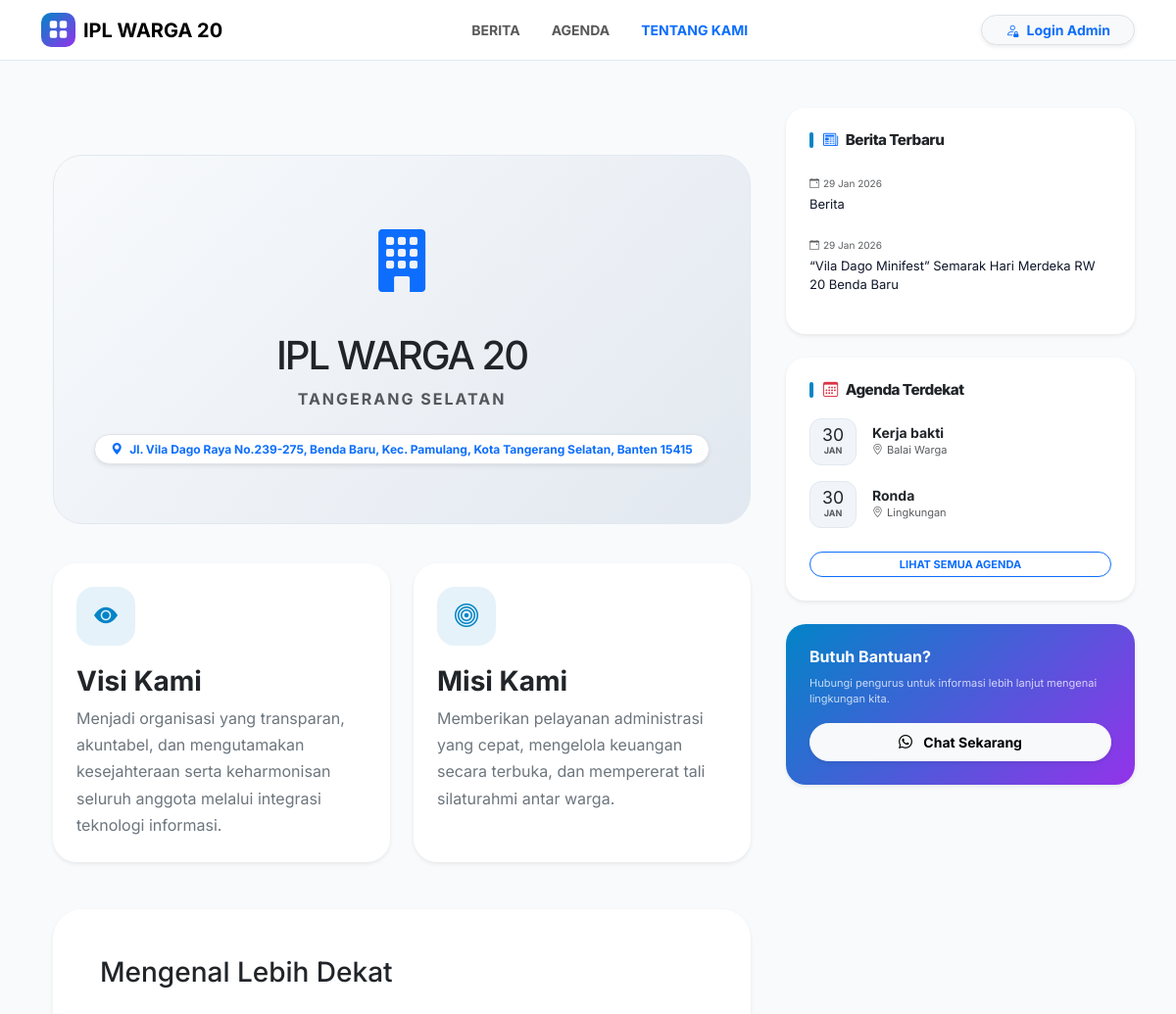
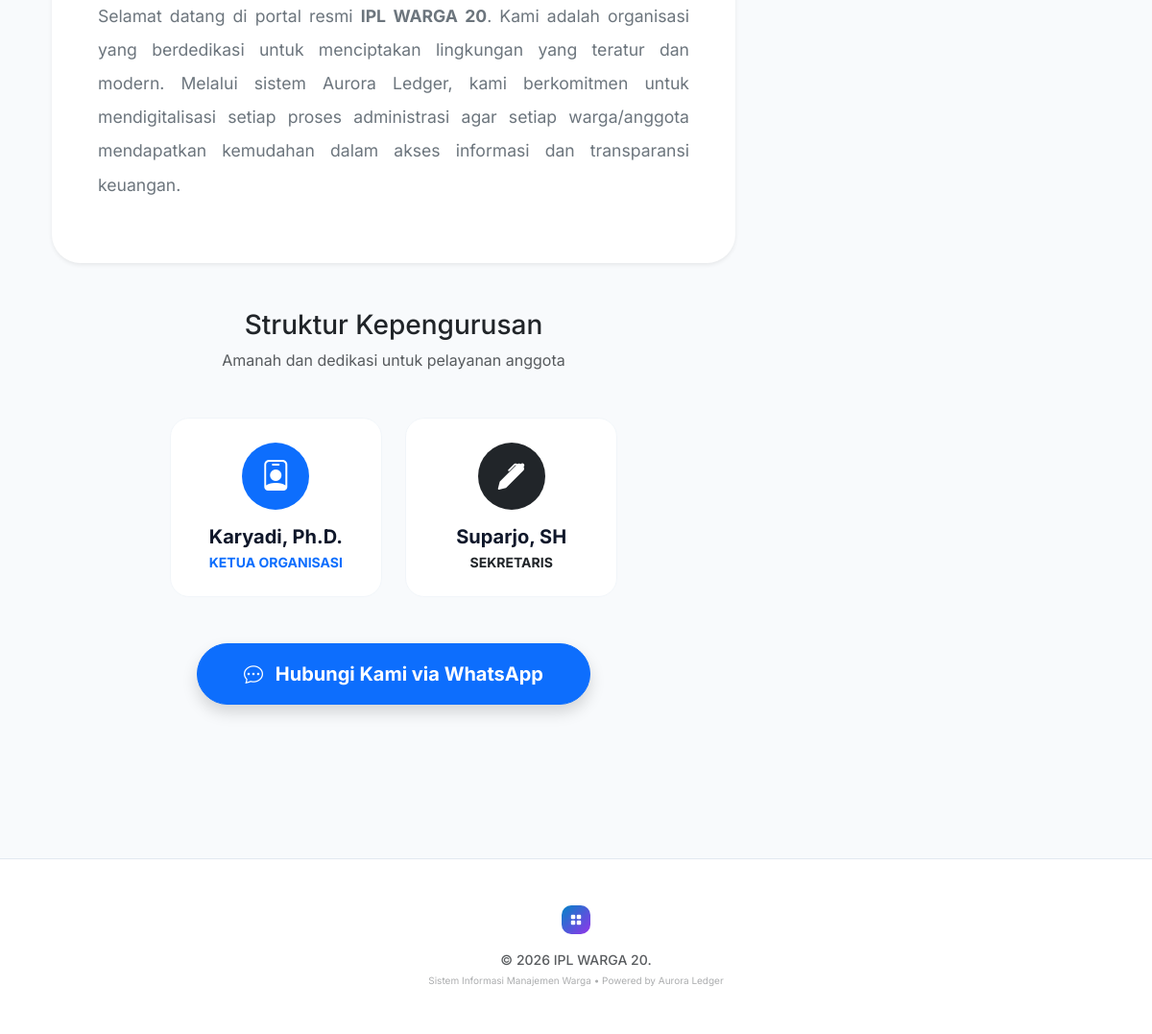
The app's page /tentang with its own data (2 pictures, top to bottom).
### models.py (models this page shows)
class Identitas(db.Model):
    id = db.Column(db.Integer, primary_key=True)
    nama_app = db.Column(db.String(100))
    alamat = db.Column(db.String(255))
    kota = db.Column(db.String(50))
    no_hp = db.Column(db.String(20))
    ketua = db.Column(db.String(100))
    sekretaris = db.Column(db.String(100))
    keterangan = db.Column(db.String(255))
    visi = db.Column(db.Text)
    misi = db.Column(db.Text)
    sejarah = db.Column(db.Text)
    label_anggota = db.Column(db.String(50), default='Warga')
    label_iuran = db.Column(db.String(50), default='Iuran')
    label_tingkat1 = db.Column(db.String(50), default='Zona')
    label_tingkat2 = db.Column(db.String(50), default='Blok')
    label_tingkat3 = db.Column(db.String(50), default='Cluster')

class Berita(db.Model):
    id = db.Column(db.Integer, primary_key=True)
    judul = db.Column(db.String(200), nullable=False)
    isi = db.Column(db.Text, nullable=False)
    path_image = db.Column(db.String(255))
    tanggal = db.Column(db.DateTime, default=lambda: datetime.now(timezone.utc))
    penulis = db.Column(db.String(100))

class Agenda(db.Model):
    id = db.Column(db.Integer, primary_key=True)
    nama_kegiatan = db.Column(db.String(200), nullable=False)
    tanggal_kegiatan = db.Column(db.DateTime, nullable=False)
    lokasi = db.Column(db.String(200))
    keterangan = db.Column(db.Text)
    penulis = db.Column(db.String(100))

### berita.py (the view)
@berita_bp.route('/tentang')
def tentang_publik():
    iden = Identitas.query.first()
    return render_template('tentang_publik.html', identitas=iden,now=datetime.now())

### templates/tentang_publik.html (shortened to what this page needs)
{% extends "base_public.html" %}
{% block content %}
<div class="container py-5">
    <div class="profile-header text-center animate__animated animate__fadeIn">
        <div class="mb-4">
            <i class="bi bi-building-fill text-primary" style="font-size: 4rem;"></i>
        </div>
        <h1 class="fw-800 text-dark mb-2" style="letter-spacing: -2px;">{{ identitas.nama_app if identitas else 'Aurora Ledger' }}</h1>
        <p class="text-muted fw-bold text-uppercase mb-0" style="letter-spacing: 2px;">{{ identitas.kota if identitas else 'Kota' }}</p>
        <div class="mt-4 d-flex justify-content-center gap-3">
            <span class="badge bg-white text-primary border px-3 py-2 rounded-pill shadow-sm">
                <i class="bi bi-geo-alt-fill me-1"></i> {{ identitas.alamat if identitas else 'Alamat Organisasi' }}
            </span>
        </div>
    </div>
    <div class="row g-4 mb-5">
        <div class="col-md-6 animate__animated animate__fadeInLeft">
            <div class="card card-vision shadow-sm p-4">
                <div class="icon-box">
                    <i class="bi bi-eye-fill"></i>
                </div>
                <h3 class="fw-bold text-dark">Visi Kami</h3>
                <p class="text-secondary mb-0" style="line-height: 1.7;">
                    {{ identitas.visi if identitas and identitas.visi else 'Menjadi organisasi yang transparan, akuntabel, dan mengutamakan kesejahteraan serta keharmonisan seluruh anggota melalui integrasi teknologi informasi.' }}
                </p>
            </div>
        </div>
        <div class="col-md-6 animate__animated animate__fadeInRight">
            <div class="card card-vision shadow-sm p-4">
                <div class="icon-box">
                    <i class="bi bi-bullseye"></i>
                </div>
                <h3 class="fw-bold text-dark">Misi Kami</h3>
                <div class="text-secondary mb-0" style="line-height: 1.7;">
                    {{ identitas.misi if identitas and identitas.misi else 'Memberikan pelayanan administrasi yang cepat, mengelola keuangan secara terbuka, dan mempererat tali silaturahmi antar warga.' }}
                </div>
            </div>
        </div>
    </div>
    <div class="card border-0 shadow-sm p-5 mb-5 animate__animated animate__fadeInUp" style="border-radius: 30px;">
        <div class="row align-items-center">
            <div class="col-lg-12">
                <h3 class="fw-800 text-dark mb-4">Mengenal Lebih Dekat</h3>
                <div class="text-secondary text-justify" style="line-height: 2; font-size: 1.1rem;">
                    {% if identitas and identitas.sejarah %}
                        {{ identitas.sejarah | safe }}
                    {% else %}
                        <p>Selamat datang di portal resmi <strong>{{ identitas.nama_app if identitas else 'Aurora Ledger' }}</strong>. Kami adalah organisasi yang berdedikasi untuk menciptakan lingkungan yang teratur dan modern. Melalui sistem Aurora Ledger, kami berkomitmen untuk mendigitalisasi setiap proses administrasi agar setiap warga/anggota mendapatkan kemudahan dalam akses informasi dan transparansi keuangan.</p>
                    {% endif %}
                </div>
            </div>
        </div>
    </div>
    <div class="text-center mb-5">
        <h3 class="fw-800 text-dark mb-2">Struktur Kepengurusan</h3>
        <p class="text-muted">Amanah dan dedikasi untuk pelayanan anggota</p>
    </div>
    <div class="row g-4 justify-content-center animate__animated animate__fadeInUp">
        <div class="col-md-4">
            <div class="structure-card text-center">
                <div class="mb-3">
                    <div class="bg-primary text-white rounded-circle d-inline-flex align-items-center justify-content-center" style="width: 70px; height: 70px;">
                        <i class="bi bi-person-badge fs-2"></i>
                    </div>
                </div>
                <h5 class="fw-bold mb-1">{{ identitas.ketua if identitas else 'Nama Ketua' }}</h5>
                <p class="text-primary small fw-bold text-uppercase mb-0">Ketua Organisasi</p>
            </div>
        </div>
        <div class="col-md-4">
            <div class="structure-card text-center">
                <div class="mb-3">
                    <div class="bg-dark text-white rounded-circle d-inline-flex align-items-center justify-content-center" style="width: 70px; height: 70px;">
                        <i class="bi bi-pen-fill fs-3"></i>
                    </div>
                </div>
                <h5 class="fw-bold mb-1">{{ identitas.sekretaris if identitas else 'Nama Sekretaris' }}</h5>
                <p class="text-dark small fw-bold text-uppercase mb-0">Sekretaris</p>
            </div>
        </div>
    </div>
    <div class="text-center mt-5">
        <a href="https://wa.me/{{ identitas.no_hp }}" class="btn btn-primary btn-lg px-5 py-3 fw-bold rounded-pill shadow">
            <i class="bi bi-chat-dots me-2"></i> Hubungi Kami via WhatsApp
        </a>
    </div>
</div>
{% endblock %}

### templates/base_public.html (shortened to what this page needs)
<!DOCTYPE html>
<html lang="id">
<head>
    <link href="https://cdn.jsdelivr.net/npm/bootstrap@5.3.2/dist/css/bootstrap.min.css" rel="stylesheet">
    <link rel="stylesheet" href="https://cdn.jsdelivr.net/npm/bootstrap-icons@1.11.3/font/bootstrap-icons.min.css">
    <link rel="stylesheet" href="https://cdnjs.cloudflare.com/ajax/libs/animate.css/4.1.1/animate.min.css"/>
</head>
<body>
    <nav class="navbar navbar-expand-lg sticky-top">
        <div class="container">
            <a class="navbar-brand fw-bold d-flex align-items-center" href="/berita">
                <div class="brand-icon me-2"><i class="bi bi-grid-fill"></i></div>
                <span>{{ identitas.nama_app if identitas else 'AURORA' }}</span>
            </a>
            <div class="collapse navbar-collapse" id="navbarNav">
                <ul class="navbar-nav mx-auto mb-2 mb-lg-0 fw-bold small">
                    <li class="nav-item"><a class="nav-link px-3 {{ 'text-primary active' if 'berita' in request.path or request.path == '/' }}" href="/berita">BERITA</a></li>
                    <li class="nav-item"><a class="nav-link px-3 {{ 'text-primary active' if 'agenda' in request.path }}" href="/agenda">AGENDA</a></li>
                    <li class="nav-item"><a class="nav-link px-3 {{ 'text-primary active' if 'tentang' in request.path }}" href="/tentang">TENTANG KAMI</a></li>
                </ul>
                <div class="d-flex gap-2">
                    <a href="/login" class="btn btn-light rounded-pill px-4 btn-sm fw-bold border text-primary shadow-sm">
                        <i class="bi bi-person-lock me-1"></i> Login Admin
                    </a>
                </div>
            </div>
        </div>
    </nav>
    <div class="container py-5">
        <div class="row g-4">
            <div class="col-lg-8">
                {% block content %}{% endblock %}
            </div>
            <div class="col-lg-4">
                <div class="card sidebar-card shadow-sm p-4 mb-4">
                    <h5 class="section-title-sidebar">
                        <i class="bi bi-newspaper me-2 text-primary"></i>Berita Terbaru
                    </h5>
                    <div class="list-group list-group-flush">
                        {% for s in sidebar_berita %}
                        <a href="{{ url_for('berita.detail', id=s.id) }}" class="list-group-item list-group-item-action border-0 px-0 bg-transparent mb-2">
                            <small class="text-muted d-block mb-1" style="font-size: 10px;">
                                <i class="bi bi-calendar-event me-1"></i>{{ s.tanggal.strftime('%d %b %Y') }}
                            </small>
                            <span class="fw-600 line-clamp-2" style="font-size: 13px; color: var(--slate-dark);">{{ s.judul }}</span>
                        </a>
                        {% endfor %}
                    </div>
                </div>
                <div class="card sidebar-card shadow-sm p-4 mb-4">
                    <h5 class="section-title-sidebar">
                        <i class="bi bi-calendar3 me-2 text-danger"></i>Agenda Terdekat
                    </h5>
                    <div class="agenda-sidebar-list">
                        {% for a in sidebar_agenda %}
                        <div class="d-flex align-items-center mb-3">
                            <div class="agenda-date-box me-3">
                                <span class="fw-800 text-dark lh-1" style="font-size: 1.1rem;">{{ a.tanggal_kegiatan.strftime('%d') }}</span>
                                <small class="text-uppercase text-muted fw-bold" style="font-size: 9px;">{{ a.tanggal_kegiatan.strftime('%b') }}</small>
                            </div>
                            <div class="overflow-hidden">
                                <h6 class="mb-0 fw-bold text-dark text-truncate small">{{ a.nama_kegiatan }}</h6>
                                <small class="text-muted d-block text-truncate" style="font-size: 11px;">
                                    <i class="bi bi-geo-alt me-1"></i>{{ a.lokasi }}
                                </small>
                            </div>
                        </div>
                        {% else %}
                        <p class="text-muted small text-center py-3">Belum ada agenda mendatang.</p>
                        {% endfor %}
                    </div>
                    <a href="/agenda" class="btn btn-outline-primary btn-sm w-100 rounded-pill mt-2 fw-bold" style="font-size: 11px;">
                        LIHAT SEMUA AGENDA
                    </a>
                </div>
                <div class="card sidebar-card p-4 text-white shadow-sm" style="background: var(--aurora-gradient);">
                    <h6 class="fw-bold mb-2">Butuh Bantuan?</h6>
                    <p class="mb-3 opacity-75" style="font-size: 11px;">Hubungi pengurus untuk informasi lebih lanjut mengenai lingkungan kita.</p>
                    <a href="https://wa.me/{{ identitas.no_hp }}" class="btn btn-light btn-sm fw-bold rounded-pill w-100 py-2 shadow-sm">
                        <i class="bi bi-whatsapp me-2"></i> Chat Sekarang
                    </a>
                </div>
            </div>
        </div>
    </div>
    <footer>
        <div class="container text-center">
            <div class="brand-icon mx-auto mb-3" style="width: 30px; height: 30px;">
                <i class="bi bi-grid-fill" style="font-size: 12px;"></i>
            </div>
            <p class="text-muted small mb-1 fw-medium">
                &copy; {{ now.year }} {{ identitas.nama_app if identitas else 'Aurora Portal' }}.
            </p>
            <p class="text-muted opacity-50 mb-0" style="font-size: 10px;">
                Sistem Informasi Manajemen Warga • Powered by Aurora Ledger
            </p>
        </div>
    </footer>
</body>
</html>

### records on screen
Identitas: nama_app "IPL WARGA 20", kota "TANGERANG SELATAN", alamat "Jl. Vila Dago Raya No.239-275, Benda Baru, Kec. Pamulang, Kota Tangerang Selatan, Banten 15415", visi "Menjadi organisasi yang transparan, akuntabel, dan mengutamakan kesejahteraan serta keharmonisan seluruh anggota melalui integrasi teknologi informasi.", misi "Memberikan pelayanan administrasi yang cepat, mengelola keuangan secara terbuka, dan mempererat tali silaturahmi antar warga.", ketua "Karyadi, Ph.D.", sekretaris "Suparjo, SH"
Berita: tanggal "29 Jan 2026", judul "Berita"
Berita: tanggal "29 Jan 2026", judul "“Vila Dago Minifest” Semarak Hari Merdeka RW 20 Benda Baru"
Agenda: tanggal_kegiatan "30", tanggal_kegiatan "JAN", nama_kegiatan "Kerja bakti", lokasi "Balai Warga"
Agenda: tanggal_kegiatan "30", tanggal_kegiatan "JAN", nama_kegiatan "Ronda", lokasi "Lingkungan"
